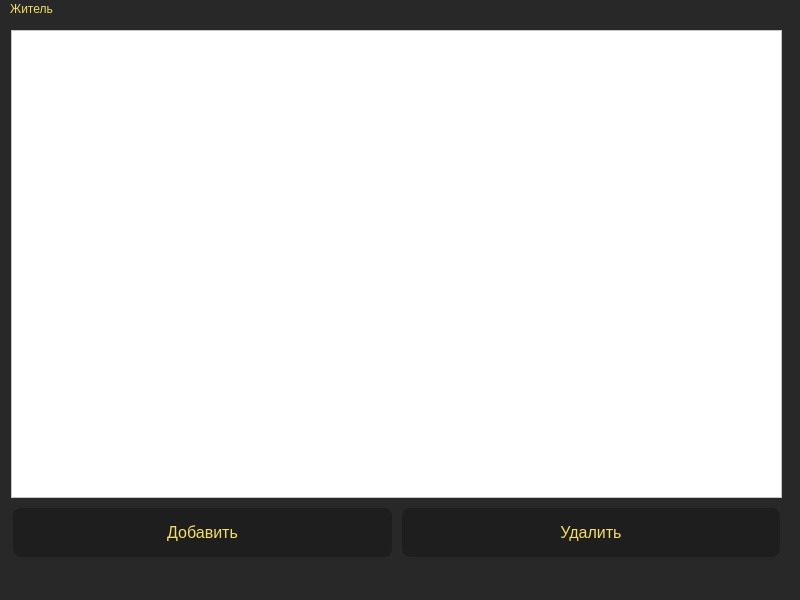
<?xml version="1.0" encoding="UTF-8"?>
<ui version="4.0">
 <class>MainWindow</class>
 <widget class="QMainWindow" name="MainWindow">
  <property name="geometry">
   <rect>
    <x>0</x>
    <y>0</y>
    <width>800</width>
    <height>600</height>
   </rect>
  </property>
  <property name="windowTitle">
   <string>MainWindow</string>
  </property>
  <property name="styleSheet">
   <string notr="true">color: rgb(244, 222, 100);
font: 25 8pt &quot;Comfortaa&quot;;
background-color: #282828; </string>
  </property>
  <widget class="QWidget" name="centralwidget">
   <property name="styleSheet">
    <string notr="true"/>
   </property>
   <widget class="QWidget" name="layoutWidget">
    <property name="geometry">
     <rect>
      <x>11</x>
      <y>11</y>
      <width>771</width>
      <height>531</height>
     </rect>
    </property>
    <layout class="QGridLayout" name="gridLayout">
     <item row="0" column="0">
      <widget class="QTableView" name="tableView">
       <property name="styleSheet">
        <string notr="true">background-color: #fff;
color: rgb(0, 0, 0);</string>
       </property>
      </widget>
     </item>
     <item row="1" column="0">
      <layout class="QHBoxLayout" name="horizontalLayout">
       <item>
        <widget class="QPushButton" name="pushButton_2">
         <property name="styleSheet">
          <string notr="true">background-color: #1E1E1E; 
    border: none;
    color: rgb(244, 222, 100); 
    padding: 15px 32px; 
    text-align: center; 
    text-decoration: none;
    font-size: 16px; 
    margin: 4px 2px; 
    border-radius: 8px; 
</string>
         </property>
         <property name="text">
          <string>Добавить</string>
         </property>
        </widget>
       </item>
       <item>
        <widget class="QPushButton" name="pushButton">
         <property name="styleSheet">
          <string notr="true">background-color: #1E1E1E; 
    border: none;
    color: rgb(244, 222, 100); 
    padding: 15px 32px; 
    text-align: center; 
    text-decoration: none;

    font-size: 16px; 
    margin: 4px 2px; 
    border-radius: 8px; </string>
         </property>
         <property name="text">
          <string>Удалить</string>
         </property>
        </widget>
       </item>
      </layout>
     </item>
    </layout>
   </widget>
  </widget>
  <widget class="QMenuBar" name="menubar">
   <property name="geometry">
    <rect>
     <x>0</x>
     <y>0</y>
     <width>800</width>
     <height>26</height>
    </rect>
   </property>
   <widget class="QMenu" name="menu">
    <property name="title">
     <string>Житель</string>
    </property>
    <addaction name="action"/>
    <addaction name="action_2"/>
    <addaction name="action_3"/>
    <addaction name="action_4"/>
    <addaction name="action_5"/>
   </widget>
   <addaction name="menu"/>
  </widget>
  <widget class="QStatusBar" name="statusbar"/>
  <action name="action">
   <property name="text">
    <string>Добавить жильца</string>
   </property>
  </action>
  <action name="action_2">
   <property name="text">
    <string>Удалить жильца</string>
   </property>
  </action>
  <action name="action_3">
   <property name="text">
    <string>Справка</string>
   </property>
  </action>
  <action name="action_4">
   <property name="text">
    <string>Перейти к таблице</string>
   </property>
  </action>
  <action name="action_5">
   <property name="text">
    <string>Выход</string>
   </property>
  </action>
 </widget>
 <resources/>
 <connections/>
</ui>
